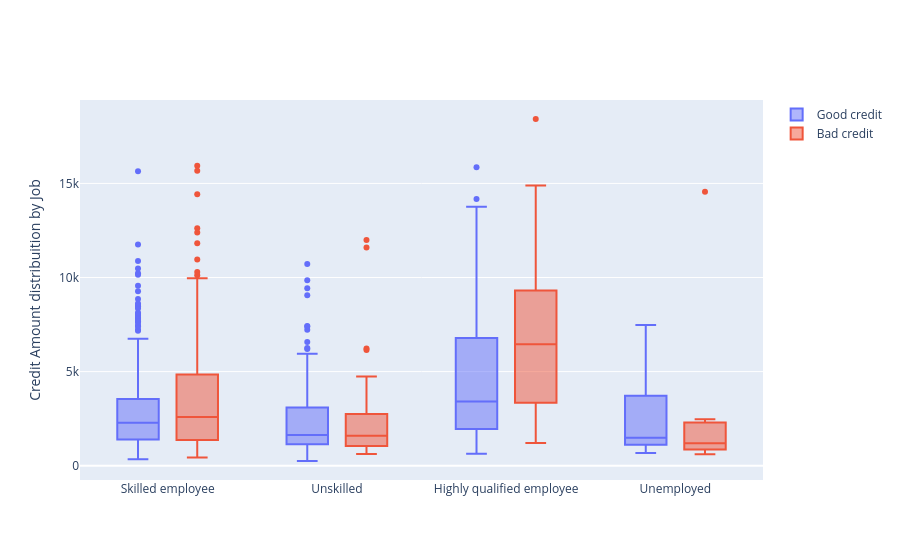
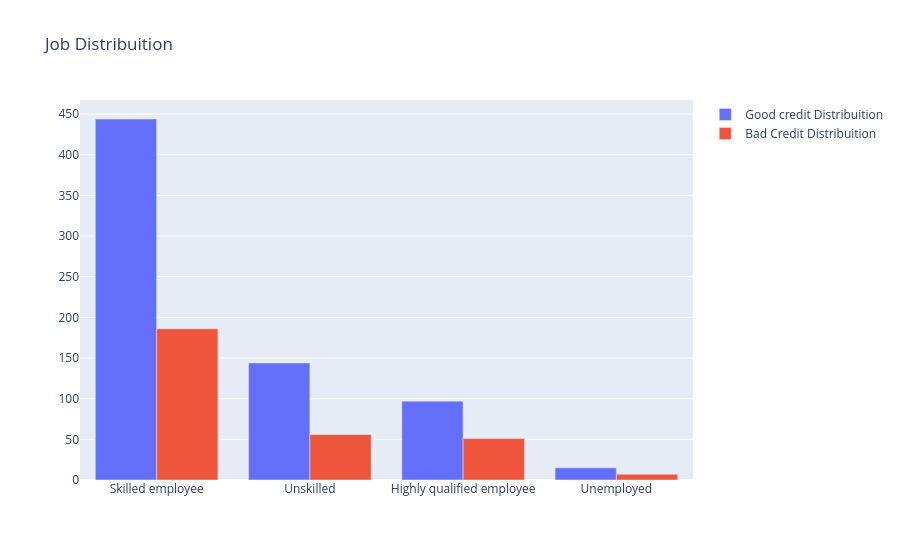

Source (notebook cell) for these figures, in order:
### Markdown cell above
#### Credit_Amount - Job **--> Comparison**

### Code cell
fig, ax = plt.subplots(figsize=(12,12), nrows=2)

g1 = sns.boxplot(x="Job", y="Credit_amount", data=df_credit, 
            palette="hls", ax=ax[0], hue="good_bad")
g1.set_title("Credit Amount by Job", fontsize=15)
g1.set_xlabel("Job Reference", fontsize=12)
g1.set_ylabel("Credit Amount", fontsize=12)

g2 = sns.violinplot(x="Job", y="Age", data=df_credit, ax=ax[1],  
               hue="good_bad", split=True, palette="hls")
g2.set_title("Job Type reference x Age", fontsize=15)
g2.set_xlabel("Job Reference", fontsize=12)
g2.set_ylabel("Age", fontsize=12)

plt.subplots_adjust(hspace = 0.4,top = 0.9)

plt.show()

###############################################################################################################################################
#Credit Amount by Job
#Job type reference x Age

trace0 = go.Box(
    x = df_credit[df_credit["good_bad"]== 'Good']["Job"],
    y = df_credit[df_credit["good_bad"]== 'Good']["Credit_amount"],
    name='Good credit'
)

trace1 = go.Box(
    x = df_credit[df_credit["good_bad"]== 'Bad']["Job"],
    y = df_credit[df_credit["good_bad"]== 'Bad']["Credit_amount"],
    name='Bad credit'
)
    
data = [trace0, trace1]

layout = go.Layout(
    yaxis=dict(
        title='Credit Amount distribuition by Job'
    ),
    boxmode='group'
)
fig = go.Figure(data=data, layout=layout)

py.iplot(fig, filename='box-age-cat')

######################################################################################################################################################
# Da utilizzare per fare eventuali considerazioni numeriche, anche se non ne sono troppo sicuro

plt.figure(figsize = (10,6))

g = sns.violinplot(x="Housing",y="Job",data=df_credit,
                   hue="good_bad", palette="hls",split=True)
g.set_xlabel("Housing", fontsize=12)
g.set_ylabel("Job", fontsize=12)
g.set_title("Housing x Job - Dist", fontsize=20)

plt.show()

##################################################################################################################################################


#First plot
trace0 = go.Bar(
    x = df_credit[df_credit["good_bad"]== 'Good']["Job"].value_counts().index.values,
    y = df_credit[df_credit["good_bad"]== 'Good']["Job"].value_counts().values,
    name='Good credit Distribuition'
)

#Second plot
trace1 = go.Bar(
    x = df_credit[df_credit["good_bad"]== 'Bad']["Job"].value_counts().index.values,
    y = df_credit[df_credit["good_bad"]== 'Bad']["Job"].value_counts().values,
    name="Bad Credit Distribuition"
)

data = [trace0, trace1]

layout = go.Layout(
    title='Job Distribuition'
)

fig = go.Figure(data=data, layout=layout)

py.iplot(fig, filename='grouped-bar')

### Figure 1 — Plotly figure (JSON) as saved in the notebook; plotly's stock layout.template omitted (floating-point values rounded to 4 significant figures; data arrays with more than 128 entries replaced by an {"elided": "..."} marker saying what was removed)
{"data": [{"name": "Good credit", "type": "box", "x": {"elided": "700 str values"}, "y": {"elided": "700 int values"}}, {"name": "Bad credit", "type": "box", "x": {"elided": "300 str values"}, "y": {"elided": "300 int values"}}], "layout": {"boxmode": "group", "yaxis": {"title": {"text": "Credit Amount distribuition by Job"}}}}

### Figure 2 — Plotly figure (JSON) as saved in the notebook; plotly's stock layout.template omitted (floating-point values rounded to 4 significant figures)
{"data": [{"name": "Good credit Distribuition", "type": "bar", "x": ["Skilled employee", "Unskilled", "Highly qualified employee", "Unemployed"], "y": [444, 144, 97, 15]}, {"name": "Bad Credit Distribuition", "type": "bar", "x": ["Skilled employee", "Unskilled", "Highly qualified employee", "Unemployed"], "y": [186, 56, 51, 7]}], "layout": {"title": {"text": "Job Distribuition"}}}
